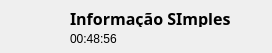
<?xml version="1.0" encoding="UTF-8"?>
<ui version="4.0">
 <class>Form</class>
 <widget class="QWidget" name="Form">
  <property name="geometry">
   <rect>
    <x>0</x>
    <y>0</y>
    <width>272</width>
    <height>53</height>
   </rect>
  </property>
  <property name="windowTitle">
   <string>Form</string>
  </property>
  <widget class="QLabel" name="lbl_content_type">
   <property name="geometry">
    <rect>
     <x>10</x>
     <y>10</y>
     <width>41</width>
     <height>41</height>
    </rect>
   </property>
   <property name="text">
    <string/>
   </property>
   <property name="pixmap">
    <pixmap resource="icons.qrc">:/m/audio.png</pixmap>
   </property>
   <property name="scaledContents">
    <bool>true</bool>
   </property>
  </widget>
  <widget class="QLabel" name="lbl_type">
   <property name="geometry">
    <rect>
     <x>70</x>
     <y>10</y>
     <width>201</width>
     <height>17</height>
    </rect>
   </property>
   <property name="font">
    <font>
     <family>Sans Serif</family>
     <pointsize>12</pointsize>
     <weight>75</weight>
     <italic>false</italic>
     <bold>true</bold>
    </font>
   </property>
   <property name="text">
    <string>Informação SImples</string>
   </property>
  </widget>
  <widget class="QLabel" name="lbl_timestamp">
   <property name="geometry">
    <rect>
     <x>70</x>
     <y>30</y>
     <width>191</width>
     <height>17</height>
    </rect>
   </property>
   <property name="text">
    <string>00:48:56</string>
   </property>
  </widget>
 </widget>
 <resources>
  <include location="icons.qrc"/>
 </resources>
 <connections/>
</ui>
